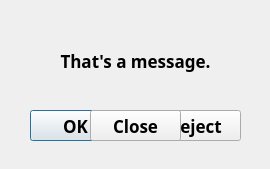
<?xml version="1.0" encoding="UTF-8"?>
<ui version="4.0">
 <class>OptionDialog</class>
 <widget class="QDialog" name="OptionDialog">
  <property name="geometry">
   <rect>
    <x>0</x>
    <y>0</y>
    <width>270</width>
    <height>169</height>
   </rect>
  </property>
  <property name="windowTitle">
   <string>NoGo Message</string>
  </property>
  <widget class="QPushButton" name="okBtn">
   <property name="geometry">
    <rect>
     <x>30</x>
     <y>110</y>
     <width>91</width>
     <height>31</height>
    </rect>
   </property>
   <property name="font">
    <font>
     <family>Arial Rounded MT Bold</family>
     <pointsize>13</pointsize>
     <bold>true</bold>
    </font>
   </property>
   <property name="text">
    <string>OK</string>
   </property>
   <property name="flat">
    <bool>false</bool>
   </property>
  </widget>
  <widget class="QPushButton" name="noBtn">
   <property name="geometry">
    <rect>
     <x>150</x>
     <y>110</y>
     <width>91</width>
     <height>31</height>
    </rect>
   </property>
   <property name="font">
    <font>
     <family>Arial Rounded MT Bold</family>
     <pointsize>13</pointsize>
     <bold>true</bold>
    </font>
   </property>
   <property name="text">
    <string>Reject</string>
   </property>
   <property name="flat">
    <bool>false</bool>
   </property>
  </widget>
  <widget class="QLabel" name="messBox">
   <property name="geometry">
    <rect>
     <x>30</x>
     <y>30</y>
     <width>211</width>
     <height>61</height>
    </rect>
   </property>
   <property name="font">
    <font>
     <family>Arial Rounded MT Bold</family>
     <pointsize>13</pointsize>
     <bold>true</bold>
    </font>
   </property>
   <property name="text">
    <string>That's a message.</string>
   </property>
   <property name="alignment">
    <set>Qt::AlignCenter</set>
   </property>
  </widget>
  <widget class="QPushButton" name="closeBtn">
   <property name="geometry">
    <rect>
     <x>90</x>
     <y>110</y>
     <width>91</width>
     <height>31</height>
    </rect>
   </property>
   <property name="font">
    <font>
     <family>Arial Rounded MT Bold</family>
     <pointsize>13</pointsize>
     <bold>true</bold>
    </font>
   </property>
   <property name="text">
    <string>Close</string>
   </property>
   <property name="flat">
    <bool>false</bool>
   </property>
  </widget>
 </widget>
 <resources/>
 <connections/>
</ui>
